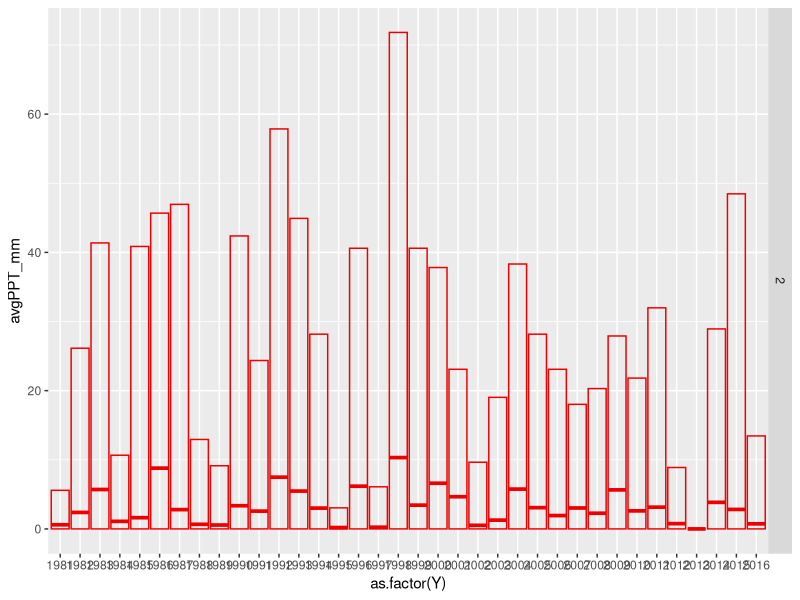
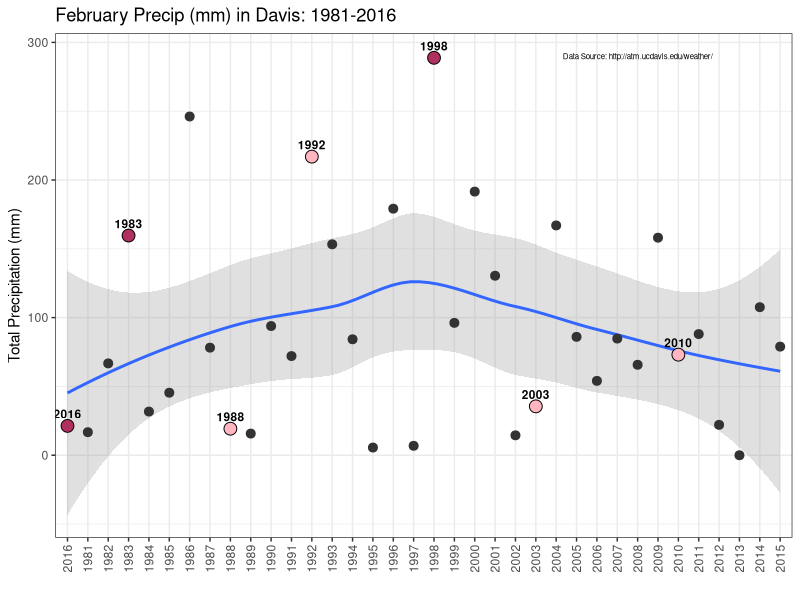
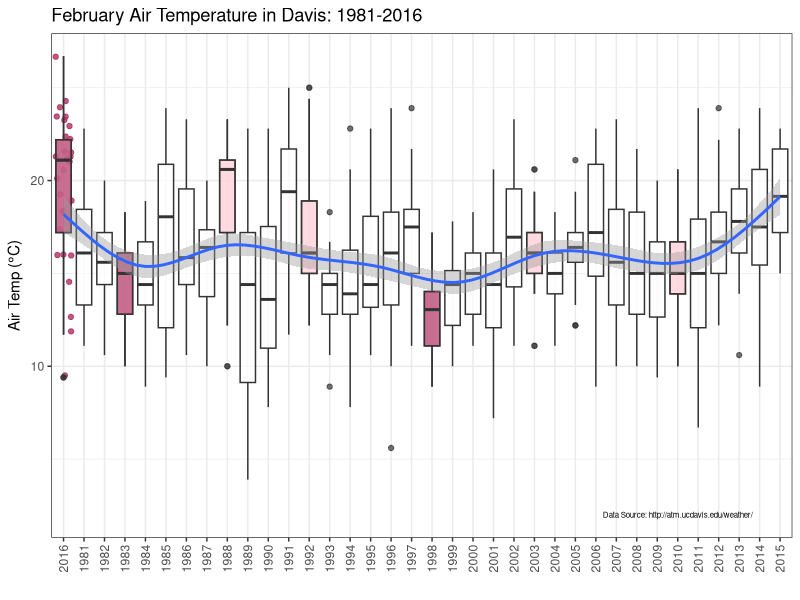
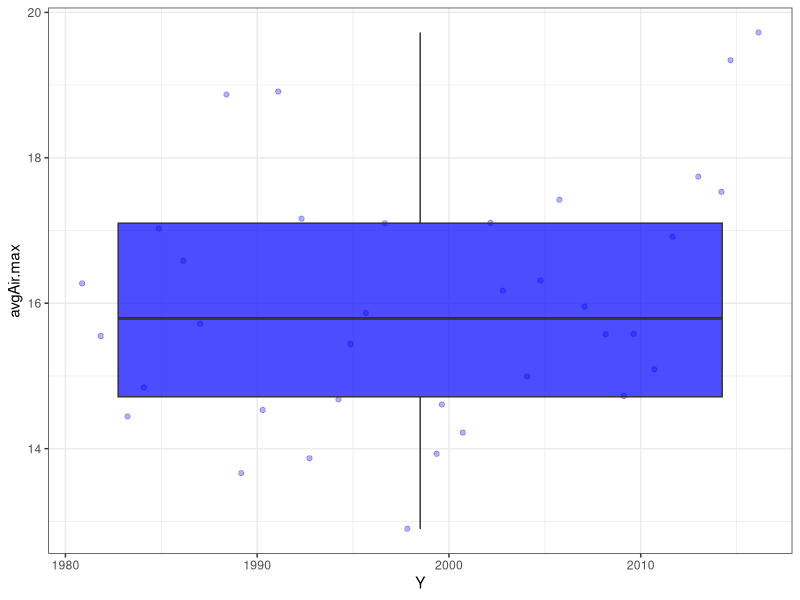
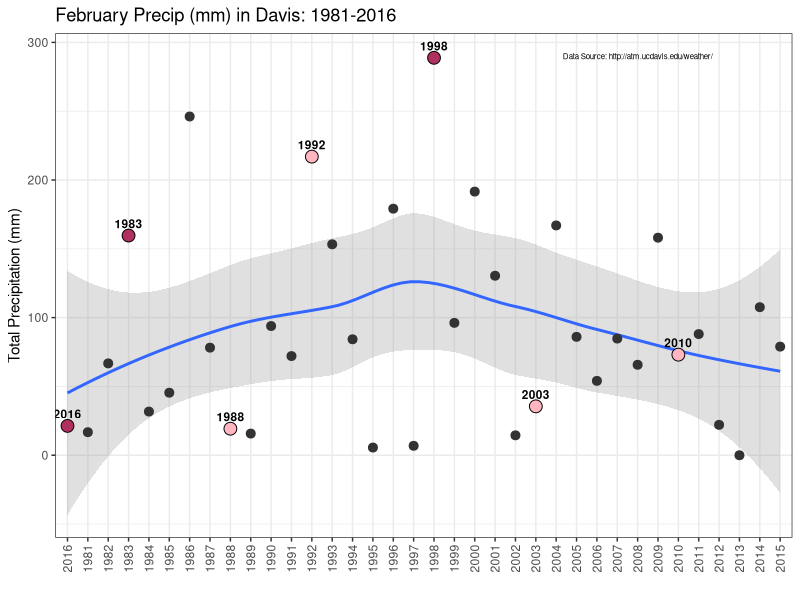
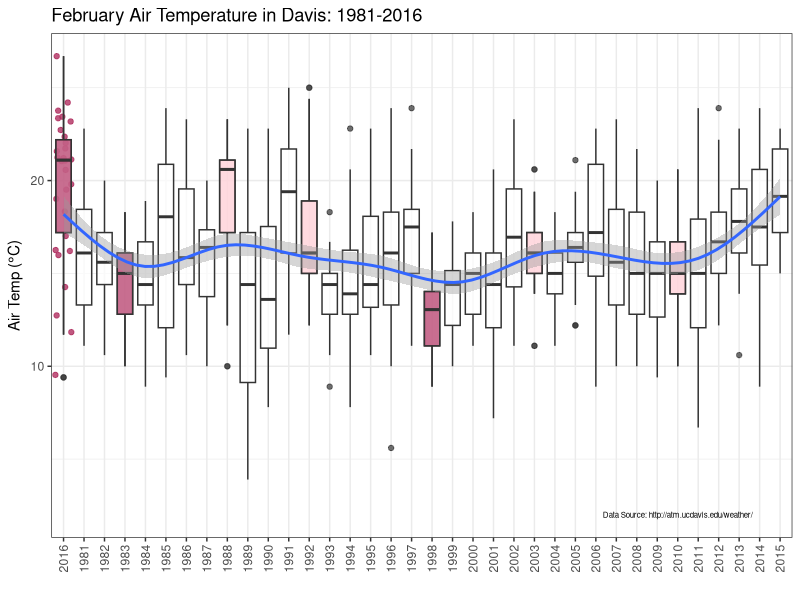

Write the R code that produced these figures, in order.
# GET UCD CLIMATE 

# climate data from UC Climate (http://169.237.140.1/calludt.cgi/WXDATAREPORT)
# http://apps.atm.ucdavis.edu/wxdata/data/

library(lubridate); library(dplyr); library(ggplot2); library(stringr)

# get historical climate data
dav <- read.csv("./data/climate_Davis_historical.csv", skip = 53)
dav %<>% 
  select(Station:min,Soil.max, min.1) %>% 
  filter(!is.na(Air.max))

# need to split out date/time
dav$Time<-ifelse(nchar(dav$Time)<4,str_pad(dav$Time, side = "left", width = 4, pad="0"),  dav$Time)
dav$Time<-paste0(dav$Time,"00") # add zeros to make HMS
dav$datetime<-ymd_hms(paste0(dav$Date, dav$Time))
dav$Y<-year(dav$datetime)
dav$M<-month(dav$datetime)
dav$DOY<-yday(dav$datetime)

dav1 <- dav %>% 
  select(datetime, Station, Precip:min.1, Y, M, DOY) %>% 
  group_by(Y, M, Station) %>% 
  filter(M==2) # limit to FEB 
glimpse(dav1)
  
dav2 <- dav %>% 
  select(datetime, Station, Precip:min.1, Y, M, DOY) %>% 
  group_by(Y, M, Station) %>% 
  filter(M==2) %>% # limit to FEB 
  summarize("totPPT_mm"=sum(Precip),
            "avgAir.max"=mean(Air.max))

ppt <- dav %>% 
  select(datetime, Precip:min.1, Y, M, DOY) %>% 
  group_by(Y, M) %>% 
  filter(M==2) %>% # limit to FEB 
  summarize("totPPT_mm"=sum(Precip),
            "avgPPT_mm"=mean(Precip),
            "maxPPT_mm"=max(Precip),
            "minPPT_mm"=min(Precip))

glimpse(ppt)

# precip in FEB
ggplot(data = ppt, aes(x = as.factor(Y), y = avgPPT_mm, group=Y)) +
  geom_crossbar(data= ppt, aes(x=as.factor(Y), ymax=maxPPT_mm, ymin=minPPT_mm, group=as.factor(Y)), alpha= 0.5, color="red2")+
  #geom_point(data=ppt[ppt$Y==2016,], aes(x=as.factor(Y), y=maxPPT_mm, group=as.factor(Y)), fill="blue", alpha=0.7) + theme_bw() +
  facet_grid(M~.)

# precip plot
ggplot(data = ppt, aes(x = as.factor(Y), y = totPPT_mm, group=Y)) +
  geom_point(data=ppt[ppt$Y==2016,], aes(x=as.factor(Y), y=totPPT_mm, group=Y), color="maroon", alpha=0.8) +
  geom_smooth(data=ppt, aes(x=as.factor(Y), y= totPPT_mm, group=M), alpha=0.3) +
  geom_point(data=ppt, aes(x=as.factor(Y),y=totPPT_mm, group=Y), color="gray20", size=2.7)+
  geom_point(data=ppt[ppt$Y==2016,], aes(x=as.factor(Y),y=totPPT_mm, group=Y), pch=21, fill="maroon", size=4) +
  geom_point(data=ppt[ppt$Y==1983,], aes(x=as.factor(Y),y=totPPT_mm, group=Y), pch=21, fill="maroon", size=4) +
  geom_point(data=ppt[ppt$Y==1998,], aes(x=as.factor(Y),y=totPPT_mm, group=Y), pch=21, fill="maroon", size=4) +
  geom_point(data=ppt[ppt$Y==1988,], aes(x=as.factor(Y),y=totPPT_mm, group=Y), pch=21, fill="lightpink", size=4) +
  geom_point(data=ppt[ppt$Y==1992,], aes(x=as.factor(Y),y=totPPT_mm, group=Y), pch=21, fill="lightpink", size=4) +
  geom_point(data=ppt[ppt$Y==2003,], aes(x=as.factor(Y),y=totPPT_mm, group=Y), pch=21, fill="lightpink", size=4) +
  geom_point(data=ppt[ppt$Y==2010,], aes(x=as.factor(Y),y=totPPT_mm, group=Y), pch=21, fill="lightpink", size=4) +
  geom_text(data=ppt[ppt$Y==2016 | ppt$Y==1983 | ppt$Y==1988 | ppt$Y==1998 | ppt$Y==1992 | ppt$Y==2003 | ppt$Y==2010,], 
             aes(label=Y, x=as.factor(Y), y=totPPT_mm), size=3, vjust = -0.90, nudge_y=-0.5, fontface = "bold")+
  ylab(paste("Total Precipitation (mm)")) + theme_bw() + xlab("") +
  theme(axis.text.x = element_text(angle = 90, vjust = 0.5)) + 
  ggtitle(label = "February Precip (mm) in Davis: 1981-2016") + 
  annotate("text", x=as.factor(2008), y=290, size=2, label="Data Source: http://atm.ucdavis.edu/weather/")

library(svglite) # much higher res and is vector scalable graphics
ggsave(filename = "./plots/Feb_ppt_Davis_1981-2016.svg", width = 8, height=5, units = "in", dpi = 150)


# airtemp in FEB
ggplot(data = dav1, aes(x = as.factor(Y), y = Air.max, group=Station)) +
  geom_jitter(data=dav1[dav1$Y==2016,], aes(x=as.factor(Y), y=Air.max, group=Y), color="maroon", alpha=0.8) +
  geom_boxplot(data= dav1, aes(x=as.factor(Y), ymax=Air.max, ymin=min, group=Y), color="gray20", alpha=0.7)+
  geom_boxplot(data=dav1[dav1$Y==2016,], aes(x=as.factor(Y), ymax=Air.max, ymin=min, group=Y), fill="maroon", alpha=0.7) +
  geom_boxplot(data=dav1[dav1$Y==1983,], aes(x=as.factor(Y), ymax=Air.max, ymin=min, group=Y), fill="maroon", alpha=0.7) +
  geom_boxplot(data=dav1[dav1$Y==1998,], aes(x=as.factor(Y), ymax=Air.max, ymin=min, group=Y), fill="maroon", alpha=0.7) +
  geom_boxplot(data=dav1[dav1$Y==1988,], aes(x=as.factor(Y), ymax=Air.max, ymin=min, group=Y), fill="lightpink", alpha=0.5) +
  geom_boxplot(data=dav1[dav1$Y==1992,], aes(x=as.factor(Y), ymax=Air.max, ymin=min, group=Y), fill="lightpink", alpha=0.5) +
  geom_boxplot(data=dav1[dav1$Y==2003,], aes(x=as.factor(Y), ymax=Air.max, ymin=min, group=Y), fill="lightpink", alpha=0.5) +
  geom_boxplot(data=dav1[dav1$Y==2010,], aes(x=as.factor(Y), ymax=Air.max, ymin=min, group=Y), fill="lightpink", alpha=0.5) +
  geom_smooth(data=dav1, aes(x=as.factor(Y), y= Air.max, group=Station)) +
  ylab(expression(paste("Air Temp (", degree, "C)"))) + theme_bw() + xlab("") +
  theme(axis.text.x = element_text(angle = 90, vjust = 0.5)) + 
  ggtitle(label = "February Air Temperature in Davis: 1981-2016") + 
  annotate("text", x=as.factor(2010), y=2, size=2, label="Data Source: http://atm.ucdavis.edu/weather/")

library(svglite) # much higher res and is vector scalable graphics
ggsave(filename = "./plots/Feb_airtemp_Davis_1981-2016.svg", width = 8, height=5, units = "in", dpi = 150)

# ggsave(filename = "./plots/Feb_airtemp_Davis_1981-2016.png", width = 6, height=5, units = "in", dpi = 150)

# lumped
ggplot(data = dav2, aes(x = Y, y = avgAir.max, group=Station)) +
  geom_jitter(alpha = 0.3, color = "blue3") +
  geom_boxplot(fill="blue", alpha=0.7) + theme_bw()


dav %>% 
  select(Station, Precip:min.1, Y, M, DOY) %>% 
  group_by(M) %>% 
  filter(M<4 & Y<2016) %>% # limit to JAN-FEB 
  summarize(#"totPPT_mm"=sum(Precip),
            #"avgPPT_mm"=mean(Precip),
            "avgAir"=mean(c(Air.max,min)),
            "avgAirmax"=mean(Air.max),
            "avgAirmin"=mean(min)) %>% 
  as.data.frame()
